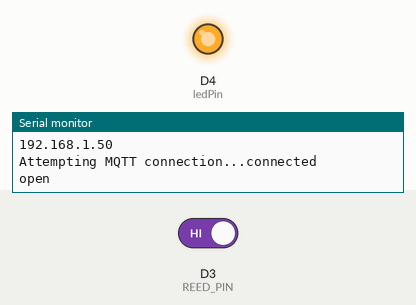
This sketch was run on a simulated ESP8266 (Wemos D1 mini). On the bench: output pins drawn as LEDs (lit = HIGH), the last lines printed to the serial monitor. The test bench sets the inputs (shaded band); at power-on: D3 (REED_PIN) HIGH. WiFi joins after 1.5 s; servers stay silent unless stated; no MQTT or app messages arrive unless stated.

Above: at 2.7 s.
2.8 s: D3 (REED_PIN) driven LOW
At 4.3 s:
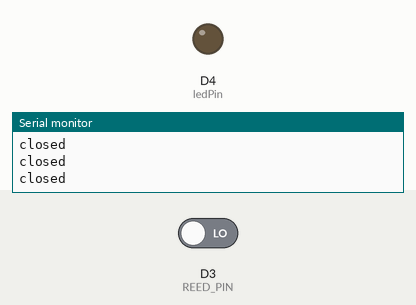
5.0 s: D3 (REED_PIN) driven HIGH
At 5.9 s:
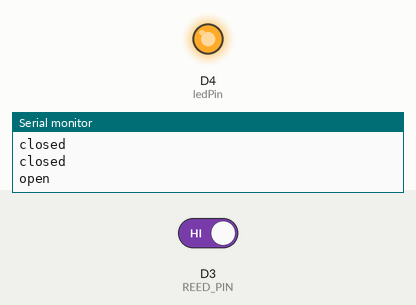
Timing chart, 0 to 8.0 s (numbered marks = the images above; inputs shaded):
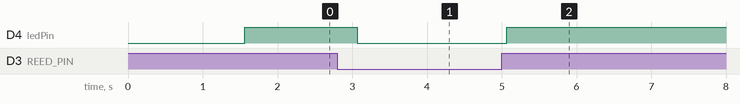

The sketch:

kitchen-with-mqtt.ino
```cpp
#include <ESP8266WiFi.h>
#include <PubSubClient.h>
#include <WEMOS_SHT3X.h>
#include "Timer.h"

#define wifi_ssid "www.spudooli.com_IoT"
#define wifi_password "F1shfood"

#define mqtt_server "192.168.1.2"
#define mqtt_user ""
#define mqtt_password ""

#define humidity_topic "house/kitchen/sensor/humidity"
#define temperature_topic "house/kitchen/sensor/temperature"

SHT3X sht30(0x45);

Timer t;

WiFiClient espClient;
PubSubClient client(espClient);

const int REED_PIN = D3; // Pin connected to reed switch
const int ledPin = D4;
bool ignore = false;

void setup() {
  Serial.begin(115200);
  setup_wifi();
  client.setServer(mqtt_server, 1883);
  pinMode(REED_PIN, INPUT_PULLUP);

  pinMode(ledPin, OUTPUT);
  t.every(120000, getConditions);
}

void setup_wifi() {
  delay(10);
  // We start by connecting to a WiFi network
  Serial.println();
  Serial.print("Connecting to ");
  Serial.println(wifi_ssid);

  WiFi.begin(wifi_ssid, wifi_password);

  while (WiFi.status() != WL_CONNECTED) {
    delay(500);
    Serial.print(".");
  }

  Serial.println("");
  Serial.println("WiFi connected");
  Serial.println("IP address: ");
  Serial.println(WiFi.localIP());
}

void reconnect() {
  // Loop until we're reconnected
  while (!client.connected()) {
    Serial.print("Attempting MQTT connection...");
    // Attempt to connect
    if (client.connect("ESP8266Client")) {
      Serial.println("connected");
      client.publish("house", "fridge/connected", true);

    } else {
      Serial.print("failed, rc=");
      Serial.print(client.state());
      Serial.println(" try again in 5 seconds");
      // Wait 5 seconds before retrying
      delay(5000);
    }
  }
}

String kitchentemperature = "";
String kitchenhumidity = "";
String fridgedooropened = "";

void getConditions() {
  Serial.print("In getConditions");
  sht30.get();

  kitchentemperature = String(sht30.cTemp);
  Serial.print(kitchentemperature);
  client.publish(temperature_topic, kitchentemperature.c_str(), true);

  kitchenhumidity =  String(sht30.humidity);
  Serial.print(kitchenhumidity);
  client.publish(humidity_topic, kitchenhumidity.c_str(), true);

}

void sendFridgeDoor(){
  fridgedooropened = "open";
  client.publish("house/kitchen/sensor/door", fridgedooropened.c_str(), true);
}

void loop() {
  if (!client.connected()) {
    reconnect();
  }

  client.loop();

  t.update();

  int fridgedoorstatus = digitalRead(REED_PIN); // Read the state of the switch
  if (fridgedoorstatus == HIGH) // If the pin reads low, the door is open.
  {
    if (ignore == false) {
      ignore = true;
      Serial.println("open");
      digitalWrite(ledPin, HIGH);
      sendFridgeDoor();
    }
  }
  else
  {
    Serial.println("closed");
    digitalWrite(ledPin, LOW);
    ignore = false;
  }
  delay(500);

  }
```

Measured:
- after the input at 2.8 s, D4 (ledPin): HIGH → LOW after 0.27 s
- after the input at 5.0 s, D4 (ledPin): LOW → HIGH after 0.07 s
